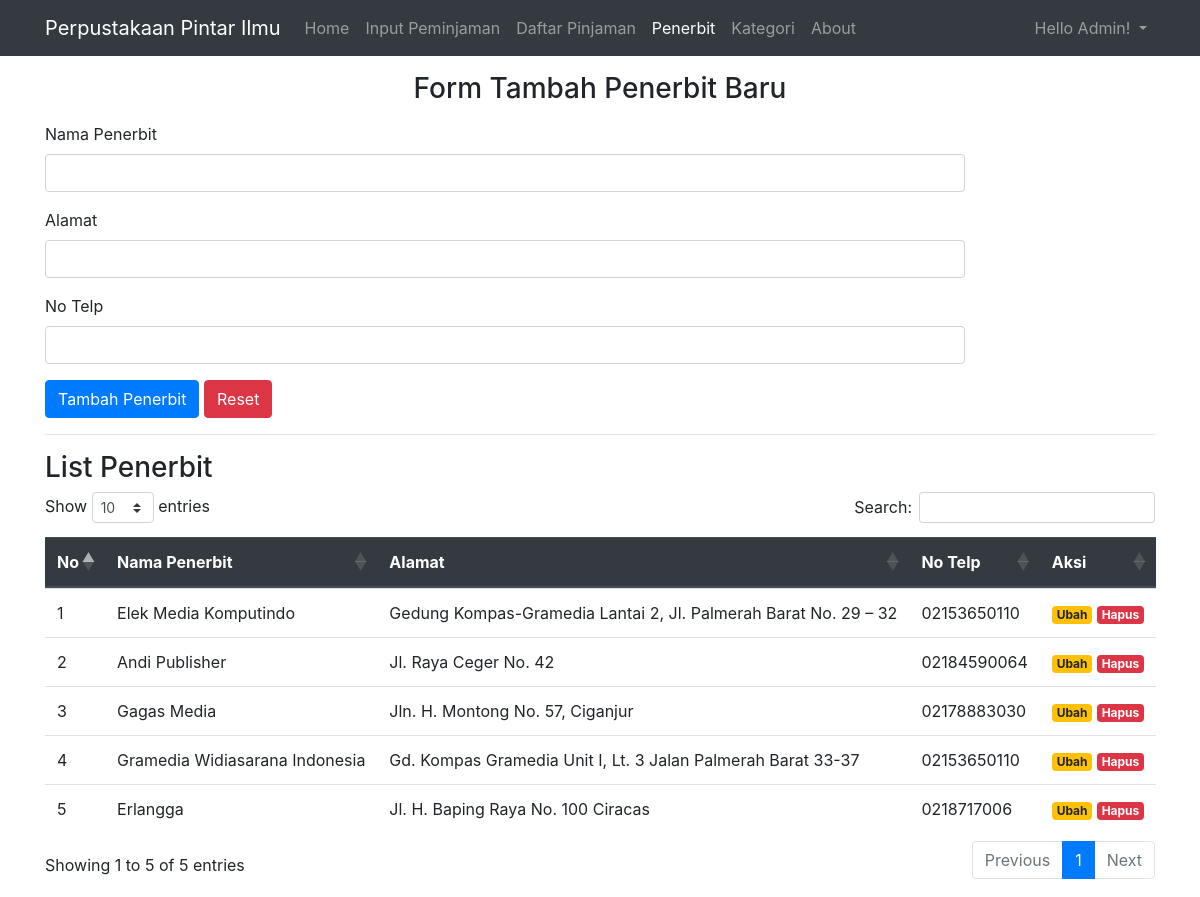
Page /admin/penerbit/index.php (signed in) on the committed database.
### tables this page shows
CREATE TABLE `users` (
  `id` int(11) NOT NULL,
  `username` varchar(32) NOT NULL,
  `password` varchar(128) NOT NULL,
  `role` char(1) DEFAULT NULL,
  `nama` varchar(64) DEFAULT NULL
);

CREATE TABLE `penerbit` (
  `id` int(11) NOT NULL,
  `nama_penerbit` varchar(128) DEFAULT NULL,
  `alamat` varchar(128) DEFAULT NULL,
  `no_telp` varchar(20) DEFAULT NULL
);

### admin/penerbit/index.php (the view, shortened to what this page needs)
<?php
include '../../functions.php';
$sql = "SELECT * FROM penerbit";
$hasil = mysqli_query($db, $sql);
$penerbit = [];
while ($data = mysqli_fetch_assoc($hasil)) {
    $penerbit[] = $data;
}
$title = 'Penerbit';
?>
<?php include '../header.php'; ?>
<div class="container py-3">
    <h3 class="mt-5 mb-3 pt-2 text-center">Form Tambah Penerbit Baru</h3>
    <form action="tambah.php" method="post">
        <div class="row">
            <div class="col-sm-10">
                <div class="form-group">
                    <label for="nama_penerbit">Nama Penerbit</label>
                    <input class="form-control" type="text" name="nama_penerbit" id="nama_penerbit" required>
                </div>
                <div class="form-group">
                    <label for="alamat">Alamat</label>
                    <input class="form-control" type="text" name="alamat" id="alamat" required>
                </div>
                <div class="form-group">
                    <label for="no_telp">No Telp</label>
                    <input class="form-control" type="number" name="no_telp" id="no_telp" required>
                </div>
            </div>
        </div>
        <button class="btn btn-primary" type="submit" name="submit">Tambah Penerbit</button>
        <button class="btn btn-danger" type="reset">Reset</button>
    </form>
    <hr>
    <h3>List Penerbit</h3>
    <table id="tbl-list-penerbit" class="table dt-responsive nowrap" style="width: 100%;">
        <thead class="thead-dark text-center">
            <tr>
                <th>No</th>
                <th>Nama Penerbit</th>
                <th>Alamat</th>
                <th>No Telp</th>
                <th>Aksi</th>
            </tr>
        </thead>
        <tbody>
            <?php if ($penerbit != []) : ?>
                <?php $i = 1; ?>
                <?php foreach ($penerbit as $p) : ?>
                    <tr>
                        <td><?= $i ?></td>
                        <td><?= $p['nama_penerbit'] ?></td>
                        <td><?= $p['alamat'] ?></td>
                        <td><?= $p['no_telp'] ?></td>
                        <td class="text-center">
                            <a class="badge badge-warning" href="ubah.php?id=<?= $p['id'] ?>">Ubah</a>
                            <a class="badge badge-danger" href="hapus.php?id=<?= $p['id'] ?>" onclick="return confirm('Apakah anda yakin ingin menghapus?')">Hapus</a>
                        </td>
                    </tr>
                    <?php $i++; ?>
                <?php endforeach; ?>
            <?php endif; ?>
        </tbody>
    </table>
</div>
<?php include '../footer.php'; ?>

### admin/header.php (shortened to what this page needs)
<?php
$username = $_SESSION['login'];
$result = mysqli_query($db, "SELECT nama FROM users WHERE username = '$username'");
$nama = mysqli_fetch_assoc($result)['nama'];
?>
<!DOCTYPE html>
<html lang="en">
<head>
    <link rel="stylesheet" href="<?= BASE_URL ?>/css/bootstrap.min.css">
    <link rel="stylesheet" href="https://cdn.jsdelivr.net/npm/bootstrap-select@1.13.17/dist/css/bootstrap-select.min.css">
    <link rel="stylesheet" href="https://cdn.datatables.net/1.10.21/css/dataTables.bootstrap4.min.css">
    <link rel="stylesheet" href="https://cdn.datatables.net/responsive/2.2.4/css/responsive.bootstrap4.min.css">
</head>
<body>
    <nav class="navbar navbar-expand-lg navbar-dark bg-dark fixed-top">
        <div class="container">
            <a class="navbar-brand" href="">Perpustakaan Pintar Ilmu</a>
            <div class="collapse navbar-collapse" id="navigasiMain">
                <div class="navbar-nav mr-auto">
                    <a class="nav-item nav-link <?= ($title == 'Home' ? 'active' : '') ?>" href="<?= BASE_URL ?>/admin">Home</a>
                    <a class="nav-item nav-link <?= ($title == 'Input Peminjaman' ? 'active' : '') ?>" href="<?= BASE_URL ?>/admin/input-peminjaman.php">Input Peminjaman</a>
                    <a class="nav-item nav-link <?= ($title == 'Daftar Pinjaman' ? 'active' : '') ?>" href="<?= BASE_URL ?>/admin/daftar-pinjaman.php">Daftar Pinjaman</a>
                    <a class="nav-item nav-link <?= ($title == 'Penerbit' ? 'active' : '') ?>" href="<?= BASE_URL ?>/admin/penerbit">Penerbit</a>
                    <a class="nav-item nav-link <?= ($title == 'Kategori' ? 'active' : '') ?>" href="<?= BASE_URL ?>/admin/kategori">Kategori</a>
                    <a class="nav-item nav-link <?= ($title == 'About' ? 'active' : '') ?>" href="<?= BASE_URL ?>/about.php">About</a>
                </div>
                <div class="navbar-nav ml-auto">
                    <li class="nav-item dropdown">
                        <a class="nav-link dropdown-toggle" href="#" id="navbarDropdown" role="button" data-toggle="dropdown" aria-haspopup="true" aria-expanded="false">
                            Hello <?= $nama ?>!
                        </a>
                    </li>
                </div>
            </div>
        </div>
    </nav>

### rows in the picture
users: nama "Admin"
penerbit: nama_penerbit "Elek Media Komputindo", alamat "Gedung Kompas-Gramedia Lantai 2, Jl. Palmerah Barat No. 29 – 32", no_telp "02153650110"
penerbit: nama_penerbit "Andi Publisher", alamat "Jl. Raya Ceger No. 42", no_telp "02184590064"
penerbit: nama_penerbit "Gagas Media", alamat "Jln. H. Montong No. 57, Ciganjur", no_telp "02178883030"
penerbit: nama_penerbit "Gramedia Widiasarana Indonesia", alamat "Gd. Kompas Gramedia Unit I, Lt. 3 Jalan Palmerah Barat 33-37", no_telp "02153650110"
penerbit: nama_penerbit "Erlangga", alamat "Jl. H. Baping Raya No. 100 Ciracas", no_telp "0218717006"
